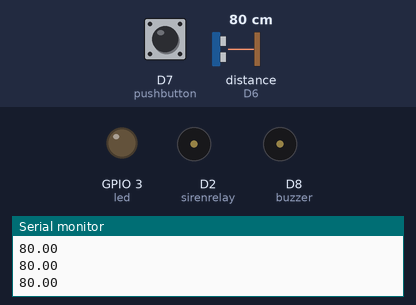
Recording of a sketch running on a simulated ESP8266 (NodeMCU). On the bench: output pins drawn as LEDs (lit = HIGH), buzzer (waves = sounding, pin HIGH), the last lines printed to the serial monitor. Dashed ring = blinking. The inputs (shaded band) are chosen by the test bench; at power-on: D7 (pushbutton) HIGH, distance to the obstacle (sensor on D6) 80 cm. The echo pulse lasts 58.3 µs per cm; WiFi joins after 1.5 s; servers stay silent unless stated.

Above: at 3.0 s.
3.1 s: D7 (pushbutton) pulled LOW for 0.15 s
6.2 s: distance to the obstacle (sensor on D6) set to 56 cm
9.2 s: distance to the obstacle (sensor on D6) set to 48 cm
At 9.39 s:
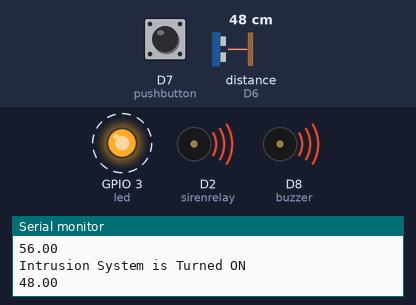
12.2 s: D7 (pushbutton) pulled LOW for 1 s
At 13.3 s:
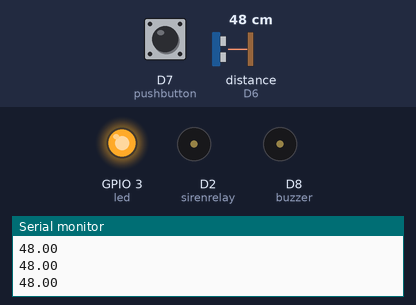
14.7 s: D7 (pushbutton) pulled LOW for 3.2 s
At 19.87 s:
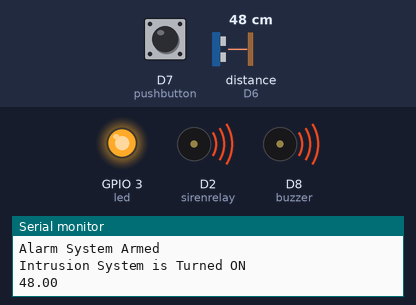
Timing chart, 0 to 21.9 s (numbered marks = the images above; inputs shaded):
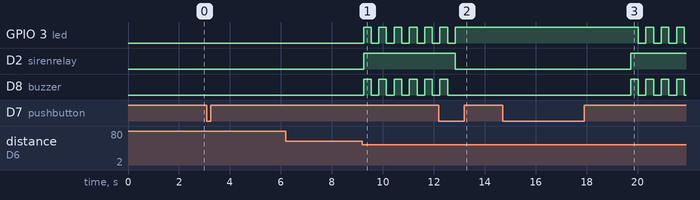

The sketch:

ALARM_SYSTEM_2.ino.ino
```cpp
#define BLYNK_PRINT Serial                        //Alarm System by JAYRCEE
#include <ESP8266WiFi.h>
#include <BlynkSimpleEsp8266.h>
#include <HCSR04.h>

// You should get Auth Token in the Blynk App.
// Go to the Project Settings (nut icon).
char auth[] = "4r8SaDm2rLWYNTTRQs4yGVR39t5kzZf-";       //Put your own Authentication Token

// Your WiFi credentials.
// Set password to "" for open networks.
char ssid[] = "Jonathan";                               //Put your WiFi SSID(name)
char pass[] = "nointernet";                             //Put your WiFi Password

UltraSonicDistanceSensor distanceSensor(D13, D12);       // Initialize sensor that uses digital
                                                    //pins D13 For Trig and D12 for Echo .
int sirenrelay=D2;                                  // Digital Pin that has the siren relay connected to it
int pushbutton=D7;                                 //Digital Pin connected to Push button
int buzzer=D8;                                     //Digital Pin connected to Buzzer
int led=D9;                                        //Digital Pin connected to led
WidgetLED led1(V1);                                //Virtual Pin connected to the LED Widget
int buttonState;
int lastButtonState;
const uint32_t debounceTime = 5;  // 5 mSec, enough for most switches
const bool switchOn  = false;     // using INPUT_PULLUP
const bool switchOff = true;
bool lastState   = switchOff;
bool newState    = switchOff;
bool toggleState = false;

void setup()
{
  // Debug console
  Serial.begin(9600);
  Blynk.begin(auth, ssid, pass);
  pinMode(buzzer,OUTPUT);
  pinMode(led,OUTPUT);
  pinMode(sirenrelay,OUTPUT);
  pinMode(pushbutton,INPUT_PULLUP);
}
void loop()
{
   Serial.println(distanceSensor.measureDistanceCm());
   Blynk.run();

   newState = digitalRead( pushbutton );

  if( lastState != newState ) // state changed
  {
    delay( debounceTime );
    lastState = newState;

    // push on, push off
    if( newState == switchOn && toggleState == false )
    {
      toggleState = true;
      Serial.println( F ( "Switched ON" ) );
      delay(5000);                                      //Time Before the Alarm is Armed
      Serial.println( F ( "Alarm System Armed" ) );
    }
    else if( newState == switchOn && toggleState == true )
    {
      toggleState = false;
      Serial.println( F ( "Switched OFF" ) );
      digitalWrite(sirenrelay,LOW);
      digitalWrite(led,HIGH);
      led1.on();
    }
  }
  if (toggleState == true)
  {
    intrusion();
    digitalWrite(led,LOW);
  }
}

void intrusion(){

  Serial.println("Intrusion System is Turned ON");
  Serial.println(distanceSensor.measureDistanceCm());
  if(distanceSensor.measureDistanceCm()<=50 &&distanceSensor.measureDistanceCm()!=-1)
  {
    Blynk.notify("There is an intrusion");
    digitalWrite(sirenrelay,HIGH);
    for(int i=0;i<=5;i++)
    {
    digitalWrite(buzzer,HIGH);
    digitalWrite(led,HIGH);
    led1.on();
    delay(300);
    digitalWrite(buzzer,LOW);
    digitalWrite(led,LOW);
    delay(300);
    led1.off();
    }
  }
  digitalWrite(sirenrelay,LOW);

}
```

Measured:
- the behaviour switches between 51 and 50 cm on distance to the obstacle (sensor on D6) (found by bisection; images 0 and 1)
- after the input at 9.2 s, GPIO 3 (led), D8 (buzzer): alternates HIGH for 0.30 s and LOW for 0.30 s, starting at once; D2 (sirenrelay): LOW → HIGH at once
- after the input at 12.2 s, GPIO 3 (led): goes on until 12.9 s, then stays HIGH; D2 (sirenrelay): goes on until 12.8 s, then stays LOW; D8 (buzzer): goes on until 12.5 s, then stays LOW
- after the input at 14.7 s, GPIO 3 (led): alternates HIGH for 0.30 s and LOW for 0.30 s, starting after 5.3 s; D2 (sirenrelay): LOW → HIGH after 5.0 s; D8 (buzzer): alternates HIGH for 0.30 s and LOW for 0.30 s, starting after 5.0 s
